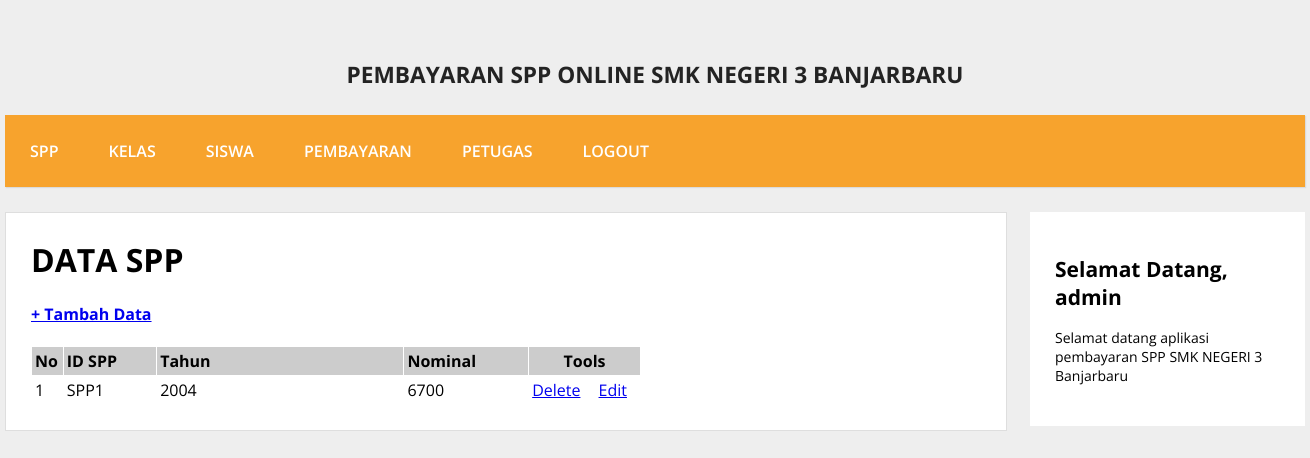
Page /admin/halaman_admin.php?open=data_spp (signed in) on the committed database.
### tables this page shows
CREATE TABLE `spp` (
  `id_spp` varchar(5) NOT NULL,
  `tahun` int(4) NOT NULL,
  `nominal` int(10) NOT NULL
);

### admin/data_spp.php (the view)
<?php
include_once "../src/koneksi.php";
?>
<h1 ><b>DATA SPP  </b></h1>
<h4 > <a href="?open=tambah_spp">+ Tambah Data</a> </h4>
<table  cellspacing="1" cellpadding="3">
    <tr>
        <td width="5%" bgcolor="#CCCCCC"><b>No</b></td>
        <td width="15%" bgcolor="#CCCCCC"><b>ID SPP</b></td>
        <td width="40%" bgcolor="#CCCCCC"><b>Tahun </b></td>
        <td width="20%" bgcolor="#CCCCCC"><b>Nominal</b></td>
        <td colspan="2" align="center" bgcolor="#CCCCCC"><b>Tools</b></td>
    </tr>
<?php
$sql = mysqli_query($koneksi, "SELECT * FROM spp ORDER BY id_spp ASC");
$nomor  = 0;
while ($data = mysqli_fetch_array($sql)) {
$nomor++;
?>
    <tr>
        <td> <?php echo $nomor; ?> </td>
        <td> <?php echo $data['id_spp']; ?> </td>
        <td> <?php echo $data['tahun']; ?> </td>
        <td> <?php echo $data['nominal']; ?> </td>
        <td width="9%" align="center"><a href="?open=hapus_spp&id_spp=<?php echo $data['id_spp']; ?>" target="_self" onclick="return confirm('YAKIN INGIN MENGHAPUS DATA SPP INI ...?')"> Delete</a></td>
        <td  width="9%" align="center"><a href="?open=edit_spp&id_spp=<?php echo $data['id_spp'] ?>" target="_self">Edit</a></td>
    </tr>
    <?php
    }
    ?>
</table>

### src/style.css (style rules this page uses)
body { background:#eee; margin:0; font-family:'Open Sans', sans-serif; }
.conteudo h1 { margin-top:0; }

### rows in the picture
spp: id_spp "SPP1", tahun "2004", nominal "6700"

### other values in the picture
$_SESSION['username'] "admin"
